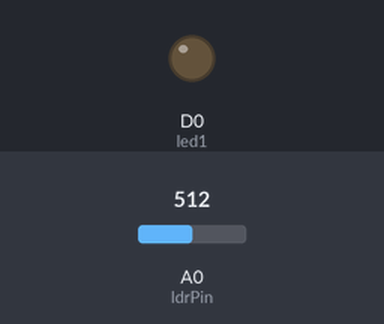
The sketch below on a simulated ESP8266 (NodeMCU). Shown: output pins drawn as LEDs (lit = HIGH). The test bench sets the inputs (shaded band); at power-on: A0 (ldrPin) = 512. WiFi joins after 1.5 s; servers stay silent unless stated; no radio packets arrive unless stated; no MQTT or app messages arrive unless stated; what the sketch prints to the serial monitor is not drawn.

Above: at 2.7 s.
2.8 s: A0 (ldrPin) set to 691
6.5 s: A0 (ldrPin) set to 710
At 12.0 s:
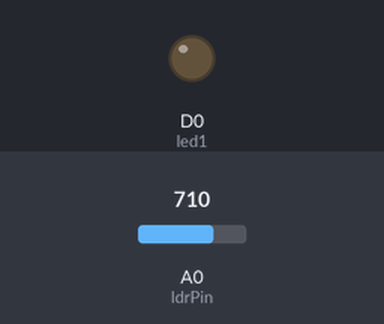
23.0 s: A0 (ldrPin) set to 690
At 23.9 s:
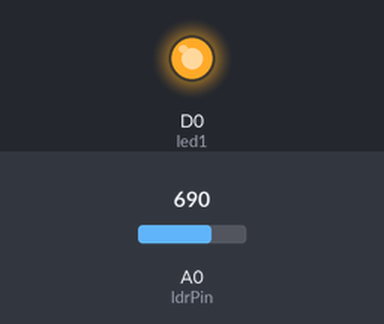
25.0 s: A0 (ldrPin) set to 716
At 29.9 s:
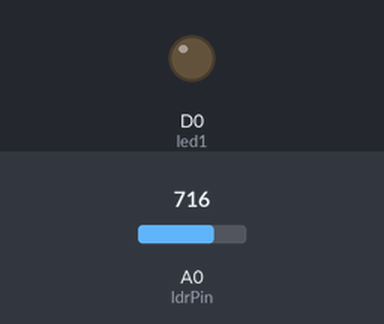
Timing chart, 0 to 31.4 s (numbered marks = the images above; inputs shaded):
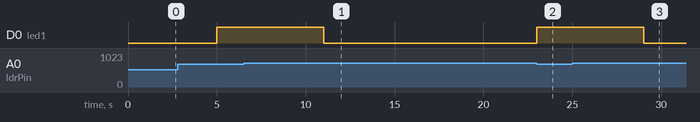

The sketch:

Nodemcu_nrf.ino
```cpp
#include <ESP8266WiFi.h>
#include <PubSubClient.h>
#include <SPI.h> //Call SPI library so you can communicate with the nRF24L01+
#include <nRF24L01.h> //nRF2401 libarary found at https://github.com/tmrh20/RF24/
#include <RF24.h> //nRF2401 libarary found at https://github.com/tmrh20/RF24/

const int pinCE = D4; //This pin is used to set the nRF24 to standby (0) or active mode (1)
const int pinCSN = D8; //This pin is used to tell the nRF24 whether the SPI communication is a command or message to send out
String command;
String data = "";
void callback(char* topic, byte* payload, unsigned int payloadLength);
RF24 wirelessSPI(pinCE, pinCSN); // Create your nRF24 object or wireless SPI connection
//const uint64_t wAddress = 0xB00B1E50D2LL;              // Pipe to write or transmit on
const byte address[6] = "00001";

// CHANGE TO YOUR WIFI CREDENTIALS
const char* ssid = "Sridhar007";
const char* password = "Sridhar07@";

// CHANGE TO YOUR DEVICE CREDENTIALS AS PER IN IBM BLUMIX
#define ORG "zv2k2t"
#define DEVICE_TYPE "hello"
#define DEVICE_ID "1234"
#define TOKEN "12345678" //  Authentication Token OF THE DEVICE

//  PIN DECLARATIONS
#define led1 D0
const int ldrPin = A0;
//#define led2 D1
//-------- Customise the above values --------
const char publishTopic[] = "iot-2/evt/Data/fmt/json";
char server[] = ORG ".messaging.internetofthings.ibmcloud.com";
char topic[] = "iot-2/cmd/home/fmt/String";// cmd  REPRESENT command type AND COMMAND IS TEST OF FORMAT STRING
char authMethod[] = "use-token-auth";
char token[] = TOKEN;
char clientId[] = "d:" ORG ":" DEVICE_TYPE ":" DEVICE_ID;
WiFiClient wifiClient;
PubSubClient client(server, 1883, callback, wifiClient);
int publishInterval = 5000; // 30 seconds
long lastPublishMillis;
void publishData();
int ldrStatus;
void setup() {
  Serial.begin(115200);
  pinMode(ldrPin, INPUT);
  Serial.println();
  pinMode(led1, OUTPUT);
  //pinMode(led2,OUTPUT);
  //dht.begin();
  wirelessSPI.begin();            //Start the nRF24 module
  wirelessSPI.openWritingPipe(address);        //open writing or transmit pipe
  wirelessSPI.stopListening(); //go into transmit mode
  wifiConnect();
  mqttConnect();
}

void loop() {
  if (millis() - lastPublishMillis > publishInterval)
  {
    publishData();
    lastPublishMillis = millis();
  }

  if (!client.loop()) {
    mqttConnect();
  }
}

void wifiConnect() {
  Serial.print("Connecting to "); Serial.print(ssid);
  WiFi.begin(ssid, password);
  while (WiFi.status() != WL_CONNECTED) {
    delay(500);
    Serial.print(".");
  }
  Serial.print("WiFi connected, IP address: ");
  Serial.println(WiFi.localIP());
}

void mqttConnect() {
  if (!client.connected())
  {
    Serial.print("Reconnecting MQTT client to "); Serial.println(server);
    while (!client.connect(clientId, authMethod, token)) {
      Serial.print(".");
      delay(500);
    }

    initManagedDevice();
    Serial.println();
  }
}

void initManagedDevice() {
  if (client.subscribe(topic)) {
    Serial.println("subscribe to cmd OK");
  } else {
    Serial.println("subscribe to cmd FAILED");
  }
}

void callback(char* topic, byte* payload, unsigned int payloadLength) {
  Serial.print("callback invoked for topic: ");
  Serial.println(topic);
  for (int i = 0; i < payloadLength; i++) {
    command += (char)payload[i];
  }
  Serial.print("data: " + command);
  control_func();
  char cmd[10];
  command.toCharArray(cmd, 10);
  wirelessSPI.write( &cmd, sizeof(cmd));
  Serial.print("DONE");
  //wirelessSPI.stopListening(); //go back to transmit mode
  delay(1000);
  command = "";
}

void control_func()
{
  char cmd[10];
  if (command == "lightoff" || ldrStatus > 700)
  {
    digitalWrite(led1, LOW);
    //digitalWrite(led2,LOW);
    String command="lightoff";
    command.toCharArray(cmd, 10);
    wirelessSPI.write( &cmd, sizeof(cmd));
    Serial.print("DONE");
    //wirelessSPI.stopListening(); //go back to transmit mode
    delay(1000);
    Serial.println(".......lights are off..........");
    command = "";
  }
  else if (command == "lighton" || ldrStatus < 700)
  {
    digitalWrite(led1, HIGH);
    String command="lighton";
    command.toCharArray(cmd, 10);
    wirelessSPI.write( &cmd, sizeof(cmd));
    Serial.print("DONE");
    //wirelessSPI.stopListening(); //go back to transmit mode
    delay(1000);
    //digitalWrite(led2,HIGH);
    Serial.println(".......lights are on..........");
    command = "";
  }
  else
  {
    Serial.println("......no commands have been subscribed..........");
  }

}

void publishData()
{
  // humidity = dht.readHumidity();
  //temperature = dht.readTemperature();
  //if (isnan(humidity) || isnan(temperature)) {
  // Serial.println("Failed to read from DHT sensor!");
  //return;
  //}
  ldrStatus = analogRead(ldrPin);
  //String astr(a);
  //ldr = String(ldrStatus);
  Serial.print("LDR VALUE IS: ");
  Serial.println(ldrStatus);
  control_func();
  String payload = "{\"d\":{\"ldr\":";
  payload += ldrStatus;
  //payload += ",""\"humidity\":";
  //payload +=  humidity;
  payload += "}}";
  Serial.print("\n");
  Serial.print("Sending payload: "); Serial.println(payload);
  if (client.publish(publishTopic, (char*) payload.c_str())) {
    Serial.println("Publish OK");
  } else {
    Serial.println("Publish FAILED");
  }

}
```

Measured:
- after the input at 6.5 s, D0 (led1): HIGH → LOW after 4.5 s
- after the input at 23.0 s, D0 (led1): LOW → HIGH at once
- after the input at 25.0 s, D0 (led1): HIGH → LOW after 4.0 s
